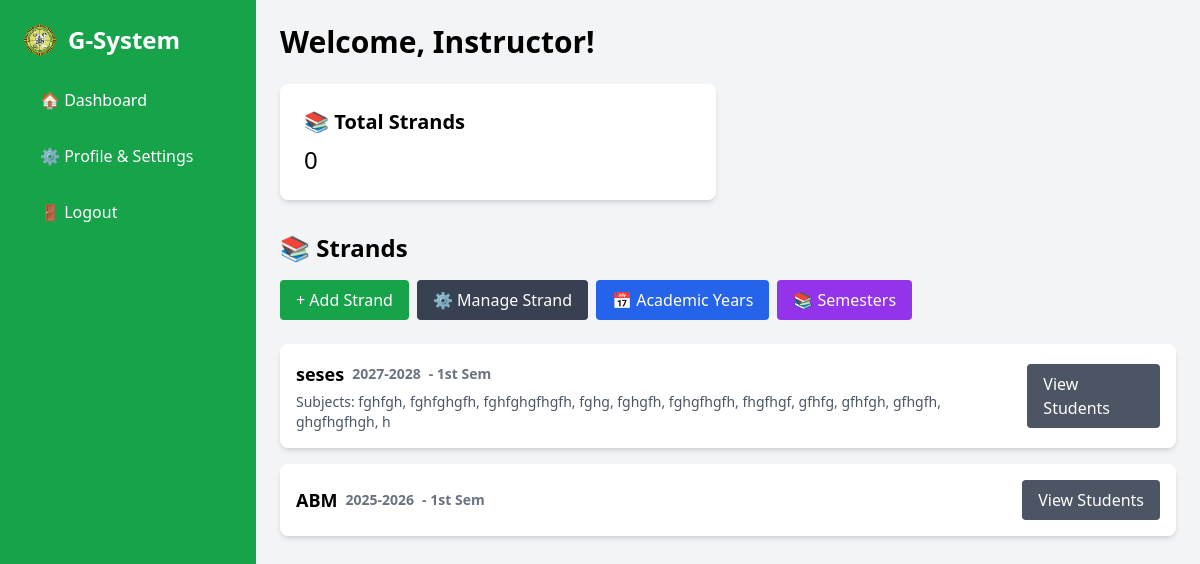
Screenshot of /supervisor/dashboard/ (signed in) with the database file from the repository.
### attendance/models.py (models this page shows, shortened)
class Course(models.Model):
    name = models.CharField(max_length=100)
    academic_year = models.ForeignKey(AcademicYear, on_delete=models.CASCADE, related_name='courses')
    semester = models.ForeignKey(Semester, on_delete=models.CASCADE, related_name='courses')
    course_code = models.CharField(max_length=20, blank=True, null=True)
    supervisor = models.ForeignKey('CustomUser', on_delete=models.CASCADE, related_name='courses')
    default_subjects = models.ManyToManyField(Subject, blank=True, related_name='courses')
    created_at = models.DateTimeField(auto_now_add=True)
    updated_at = models.DateTimeField(auto_now=True)
    class Meta:
        unique_together = ('name', 'academic_year', 'semester', 'supervisor')
        ordering = ['-created_at']

class AcademicYear(models.Model):
    name = models.CharField(max_length=20, unique=True)  # e.g., "2024-2025"
    is_active = models.BooleanField(default=True)
    created_at = models.DateTimeField(auto_now_add=True)
    updated_at = models.DateTimeField(auto_now=True)
    class Meta:
        ordering = ['-name']

class Semester(models.Model):
    SEMESTER_CHOICES = (
        ('1st Sem', '1st Semester'),
        ('2nd Sem', '2nd Semester'),
    )
    name = models.CharField(max_length=10, choices=SEMESTER_CHOICES, unique=True)
    is_active = models.BooleanField(default=True)
    created_at = models.DateTimeField(auto_now_add=True)
    updated_at = models.DateTimeField(auto_now=True)
    class Meta:
        ordering = ['name']

class Subject(models.Model):
    name = models.CharField(max_length=100)
    code = models.CharField(max_length=20, blank=True, null=True)
    description = models.TextField(blank=True, null=True)
    is_active = models.BooleanField(default=True)
    created_at = models.DateTimeField(auto_now_add=True)
    updated_at = models.DateTimeField(auto_now=True)
    def __str__(self):
        return f"{self.code} - {self.name}" if self.code else self.name
    class Meta:
        ordering = ['name']

### attendance/views.py (the view)
# urls.py: path('supervisor/dashboard/', views.supervisor_dashboard, name='supervisor_dashboard'),
@login_required
def supervisor_dashboard(request):
    if request.user.role == 'supervisor':
        if not AcademicYear.objects.exists():
            current_year = timezone.now().year
            for i in range(3):
                year_start = current_year + i
                year_end = year_start + 1
                AcademicYear.objects.create(name=f"{year_start}-{year_end}")
        if not Semester.objects.exists():
            Semester.objects.create(name="1st Sem")
            Semester.objects.create(name="2nd Sem")
        courses = Course.objects.filter(supervisor=request.user)
        return render(request, 'Supervisor/supervisor-dashboard.html', {'courses': courses})
    return redirect('supervisor_login')

### attendance/templates/Supervisor/supervisor-dashboard.html (shortened to what this page needs)
{% load static %}
<!DOCTYPE html>
<html lang="en">
<head>
    <script src="https://cdn.tailwindcss.com"></script>
</head>
<body class="bg-gray-100">
<div class="flex h-screen overflow-hidden">
    <aside id="sidebar" class="fixed top-0 left-0 w-64 h-full bg-green-600 text-white p-6 z-40 transform -translate-x-full lg:translate-x-0 transition-transform duration-300 ease-in-out lg:static lg:block">
        <div class="flex items-center space-x-3 mb-6">
        <img src="{% static 'assets/fepclogo.png' %}" alt="Logo" class="w-8 h-8 rounded-full">
        <h2 class="text-2xl font-bold">G-System</h2>
        </div>
        <ul class="space-y-4">
            <li><a href="{% url 'supervisor_dashboard' %}" class="block py-2 px-4 rounded hover:bg-yellow-500">🏠 Dashboard</a></li>
            <li><a href="{% url 'supervisor_profile' %}" class="block py-2 px-4 rounded hover:bg-yellow-500">⚙️ Profile & Settings</a></li>
            <li><button onclick="openLogoutModal()" class="w-full text-left py-2 px-4 rounded hover:bg-red-600">🚪 Logout</button></li>
        </ul>
    </aside>
    <div id="mainContent" class="flex-1 flex flex-col transition-all duration-300">
        <main class="p-6 overflow-y-auto flex-1">
            <div class="flex justify-between items-center mb-6">
                <h1 class="text-3xl font-bold">Welcome, Instructor!</h1>
            </div>
            <div class="grid grid-cols-1 md:grid-cols-2 gap-6">
                <div class="bg-white p-6 rounded-lg shadow-md">
                    <h3 class="text-xl font-bold">📚 Total Strands</h3>
                    <p id="totalCoursesCount" class="text-2xl mt-2">0</p>
                </div>
            </div>
            <div class="mt-8">
                <h2 class="text-2xl font-bold mb-4">📚 Strands</h2>
                <div class="flex flex-wrap gap-2 mb-4">
                    <button id="addCourseBtn" class="bg-green-600 text-white px-4 py-2 rounded hover:bg-yellow-500">+ Add Strand</button>
                    <button id="manageCoursesBtn" class="bg-gray-700 text-white px-4 py-2 rounded hover:bg-gray-600">⚙️ Manage Strand</button>
                    <button id="manageAcademicYearsBtn" class="bg-blue-600 text-white px-4 py-2 rounded hover:bg-blue-700">📅 Academic Years</button>
                    <button id="manageSemestersBtn" class="bg-purple-600 text-white px-4 py-2 rounded hover:bg-purple-700">📚 Semesters</button>
                </div>
                <div id="courseList" class="mt-6 space-y-4">
                    {% if courses %}
                        {% for course in courses %}
                            <div class="courseItem bg-white p-4 rounded-lg shadow-md flex flex-col md:flex-row justify-between items-start md:items-center gap-4" data-course-id="{{ course.id }}" data-course-name="{{ course.name }}">
                                <div class="flex flex-col">
                                    <p class="text-lg font-semibold flex flex-wrap items-center gap-x-2">
                                        <span>{{ course.name }}</span>
                                        <span class="text-gray-500 text-sm">{{ course.academic_year.name }}</span>
                                        <span class="text-gray-500 text-sm">- {{ course.semester.name }}</span>
                                    </p>
                                    {% if course.default_subjects.all %}
                                        <p class="text-sm text-gray-600 mt-1">
                                            Subjects: {{ course.default_subjects.all|join:", " }}
                                        </p>
                                    {% endif %}
                                </div>
                                <div class="flex flex-wrap gap-2">
                                    <a href="{% url 'view_students' course.id %}" class="viewStudentsBtn bg-gray-600 text-white px-4 py-2 rounded hover:bg-gray-700">View Students</a>
                                </div>
                            </div>
                        {% endfor %}
                    {% else %}
                        <p id="noCoursesMessage" class="text-gray-600">No courses yet. Click "Add Course" to create one.</p>
                    {% endif %}
                </div>
            </div>
        </main>
    </div>
</div>
</body>
</html>

### rows the page displays
Course: name "seses", academic_year.name "2027-2028", semester.name "1st Sem", default_subjects.all "fghfgh, fghfghgfh, fghfghgfhgfh, fghg, fghgfh, fghgfhgfh, fhgfhgf, gfhfg, gfhfgh, gfhgfh, ghgfhgfhgh, h"
Course: name "ABM", academic_year.name "2025-2026", semester.name "1st Sem"
